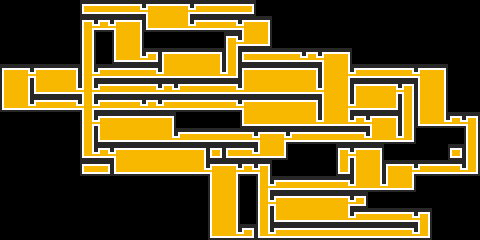

A 2D game scene composited from a Tiled map and its tileset images. What follows is a short description and the map's XML, with every tile layer's data as written:
An orthogonal 30x15 tile map with 16x16 px tiles, 1 tile layer (map).

<map version="1.0" orientation="orthogonal" renderorder="right-down" width="30" height="15" tilewidth="16" tileheight="16" nextobjectid="1">
 <tileset firstgid="1" name="maptiles" tilewidth="16" tileheight="16" tilecount="256" columns="16">
  <image source="../img/tiles/maptiles.gif" width="256" height="256" />
 </tileset>
 <layer name="map" width="30" height="15">
  <data encoding="csv">
0,0,0,0,0,81,113,113,99,18,49,35,82,113,113,97,0,0,0,0,0,0,0,0,0,0,0,0,0,0,
0,0,0,0,0,3,68,18,33,209,241,227,82,113,99,18,33,0,0,0,0,0,0,0,0,0,0,0,0,0,
0,0,0,0,0,129,0,145,161,0,0,0,0,0,3,210,225,0,0,0,0,0,0,0,0,0,0,0,0,0,
0,0,0,0,0,129,0,209,227,66,17,49,49,33,129,81,113,113,99,68,18,33,0,0,0,0,0,0,0,0,
17,35,18,49,33,131,82,113,113,99,210,241,241,227,194,17,49,49,49,33,145,163,82,113,113,99,18,33,0,0,
145,161,209,241,227,132,82,113,113,99,68,82,113,113,99,210,241,241,241,227,146,161,17,49,35,2,145,161,0,0,
209,227,82,113,99,132,82,113,99,68,82,113,113,113,99,18,49,49,49,33,145,163,210,241,225,129,145,161,0,0,
0,0,0,0,0,131,18,49,49,49,33,0,0,0,0,209,241,241,241,227,210,227,68,18,33,129,209,227,68,2,
0,0,0,0,0,129,209,241,241,241,227,82,113,113,113,99,18,35,82,113,113,113,99,210,227,194,0,0,0,129,
0,0,0,0,0,195,68,18,49,49,49,49,33,65,81,99,210,225,0,0,0,3,18,33,0,0,0,0,65,129,
0,0,0,0,0,81,97,209,241,241,241,241,227,18,35,68,2,0,0,0,0,193,145,161,17,35,82,113,99,194,
0,0,0,0,0,0,0,0,0,0,0,0,0,145,161,0,131,82,113,113,113,99,210,227,210,225,0,0,0,0,
0,0,0,0,0,0,0,0,0,0,0,0,0,145,161,0,131,18,49,49,49,35,66,0,0,0,0,0,0,0,
0,0,0,0,0,0,0,0,0,0,0,0,0,145,161,0,129,209,241,241,241,227,82,113,113,99,2,0,0,0,
0,0,0,0,0,0,0,0,0,0,0,0,0,209,227,66,195,82,113,113,113,113,113,113,113,99,194,0,0,0
</data>
 </layer>
</map>
